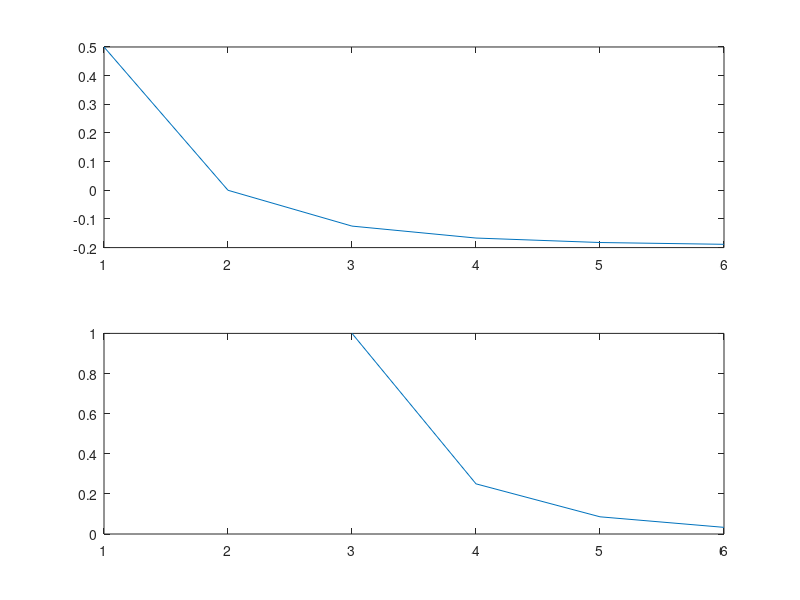

Recreate this plot in MATLAB.
clear all;

x = 0.5;
n = 0;
f(n+1) = [x];
ea(n+1) = Inf;
es = 0.05;

while abs(ea)>es
    f(n+2) = -1^n*(x^(n+1)/(n+1))+f(n+1);
    ea(n+2) = (f(n+2)-f(n+1))/(f(n+2));
    n=n+1;
    iteration(n)=n;
end
disp(f(end))
iteration(end+1)=6;
subplot(2,1,1);
plot(iteration,f)

subplot(2,1,2)
plot(iteration, ea)